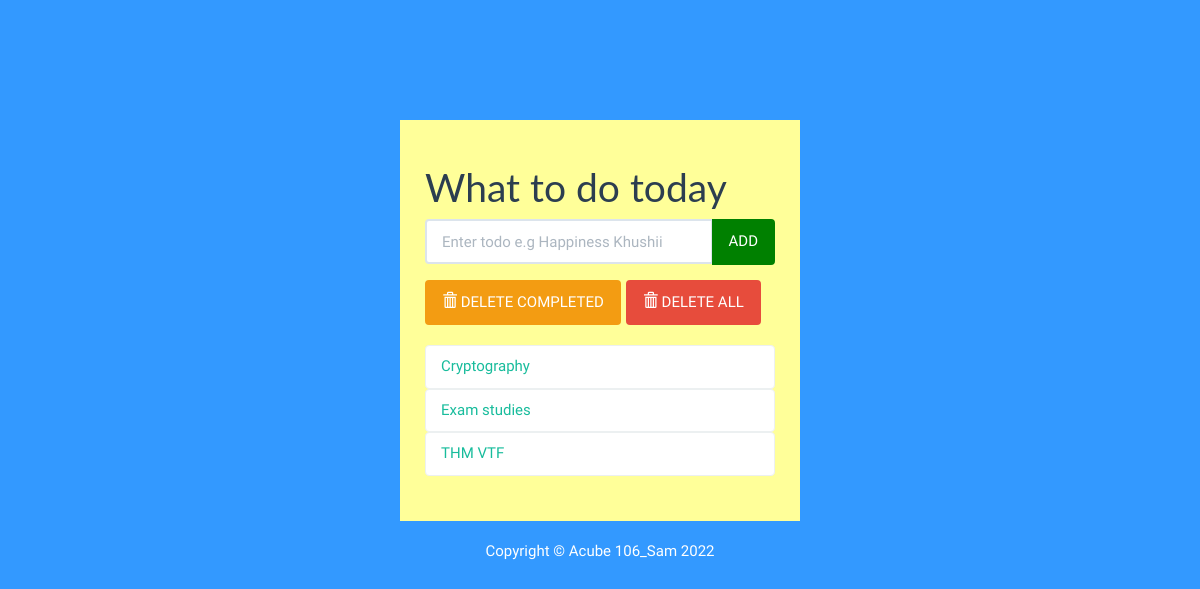
Before: / with the older database file.
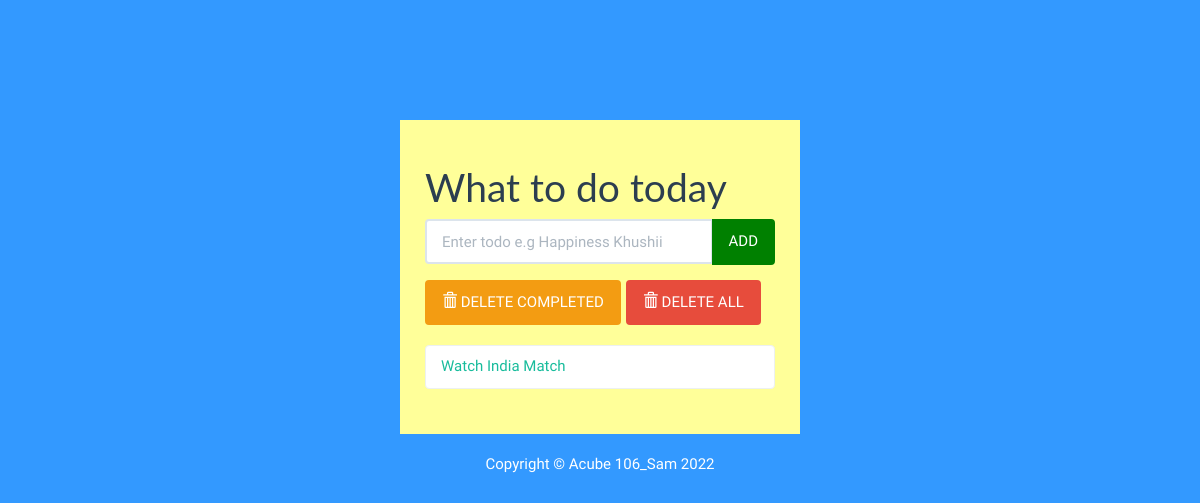
After: the same page with the newer database file.
### todolist/models.py (models this page shows, shortened)
class Todolist(models.Model):
    text = models.CharField(max_length=45)
    completed = models.BooleanField(default=False)

### todolist/views.py (the view)
# urls.py: path('', views.index, name='index'),
def index(request):
    todo_items = Todolist.objects.order_by("id")
    form = TodoListForm()
    context = {'todo_items' : todo_items, 'form' : form}
    return render(request,'todolist/index.html', context)

### todolist/forms.py
class TodoListForm(forms.Form):
    text = forms.CharField(max_length=45,
            widget=forms.TextInput(
                attrs={'class' : 'form-control', 'placeholder' : 'Enter todo e.g Happiness Khushii', 'aria-label' : 'Todo', 'aria-describeby' : 'add-btn'}))

### todolist/templates/todolist/index.html (shortened to what this page needs)
{% load static %}
<!DOCTYPE html>
<html lang="en">
	<head>
		<link rel="stylesheet" href="{% static 'todolist/bs/css/flatly.min.css' %}" />
		<link rel="stylesheet" href="{% static 'todolist/styles.css' %}" />
	</head>
	<body>
		<div class="container-fluid" id="wrapper">
			<div class="row">
				<div class="col-lg-4 col-lg-offset-4" id="content">
					<h1>What to do today </h1>
					<form action="{% url 'add' %}" method="POST" role="form">
						<div class="form-group">
							<div class="input-group">
								{{ form.text }}
							  <span class="input-group-btn">
								  <button type="submit" class="btn btn-default" id="add-btn">ADD</button>
							  </span>
							</div>
						</div>
					</form>
					<div class="row t10">
						<div class="col-lg-12">
							<div class="btn-toolbar">
								<div class="btn-group">
									<a href="{% url 'deletecompleted' %}">
									<button type="button" class="btn btn-warning">
										<i class="glyphicon glyphicon-trash"></i> DELETE COMPLETED
									</button></a>
								</div>
								<div class="btn-group">
										<a href="{% url 'deleteall' %}">
									<button type="button" class="btn btn-danger">
										<i class="glyphicon glyphicon-trash"></i> DELETE ALL
									</button></a>
								</div>
							</div>
						</div>
					</div>
					<ul class="list-group t20">
						{% for todolist in todo_items %}
							{% if todolist.completed %}
							<li class="list-group-item todo-completed">{{todolist.text}}</li>
							{% else %}
							<a href="{% url 'completed' todolist.id %}"><li class="list-group-item">{{todolist.text}}</li></a>
							{% endif %}
							{% endfor  %}
					</ul>
				</div>
			</div>
			<footer>
				<div class="row pad">
					<div class="col-lg-12 text-center">
						Copyright &copy; Acube 106_Sam 2022
					</div>
				</div>
			</footer>
		</div>
	</body>
</html>

### todolist/static/todolist/styles.css (style rules this page uses)
body { background: #3399ff; font-family: 'Oswald', 'Futura', sans-serif; }
#wrapper { margin-top: 10% !important; }
#content { background:#ffff99; padding: 25px; }
.t10 { margin-top: 10px; }
.t20 { margin-top: 20px; }
footer { margin-top: 20px; color: white; }
#add-btn { background-color:green; border-color:green; }

Changed rows visible on the page:
removed Todolist: text "Cryptography"
removed Todolist: text "Exam studies"
removed Todolist: text "THM VTF"
added Todolist: text "Watch India Match"
